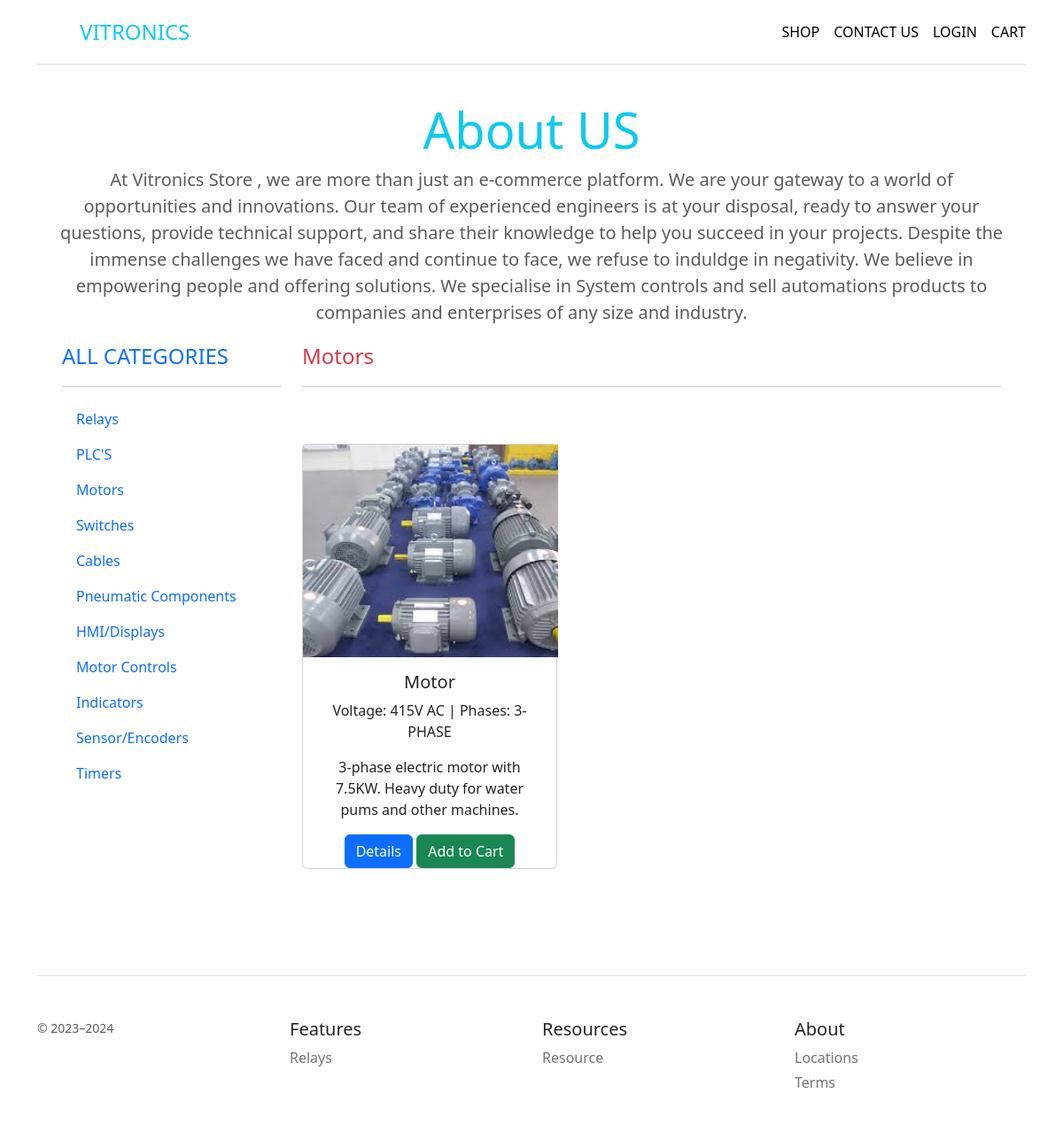
The page /store/category/3 on the database its author committed.
### store/models.py (models this page shows, shortened)
class Category(models.Model):
    name = models.CharField(max_length=100)
    type = models.CharField(max_length=100)
    created_on = models.DateTimeField(auto_now=True)

class Product(models.Model):
    name = models.CharField(max_length=100)
    manufacturer = models.CharField(max_length=100, null=True)
    category = models.ManyToManyField(Category)
    voltage_level = models.CharField(choices=VOLTAGE_LEVELS, max_length=20)
    voltage_type = models.CharField(choices=VOLTAGE_TYPE, max_length=10)
    phases = models.CharField(choices=PHASES, max_length=20)
    power = models.IntegerField()
    price = models.IntegerField()
    featured_product = models.BooleanField(default=False)
    available = models.BooleanField(default=True)
    description = models.TextField(max_length=500, null=True)
    photo = models.ImageField(upload_to="images/store/products_main", null=True)
    created_on = models.DateTimeField(auto_now=True)

### store/views.py (the view)
# urls.py: path("category/<int:id>", views.filter_by_category, name="filtered"),
def filter_by_category(request, id: int):
    category = Category.objects.filter(id=id).first()
    categories = Category.objects.all()
    products = Product.objects.all().filter(category=category).order_by("-created_on")
    context = {"products": products, "categories": categories, "category": category}
    return render(request, "filtered-category.html", context)

### store/templates/filtered-category.html (shortened to what this page needs)
{% extends "home.html" %} {% load static %} {% block home %}
<div class="col-9">
  <a
    href=""
    class="d-flex align-items-center mb-3 mb-md-0 me-md-auto text-decoration-none"
  >
    <span class="fs-4 text-danger all-p">{{category.name}}</span>
  </a>
  <hr />
  {% if products %}
  <div class="row row-cols-1 row-cols-lg-3 align-items-stretch g-4 py-5">
    {% for product in products %}
    <div class="col">
      <div
        class="card"
        style="width: 18rem; height: 30rem"
      >
        <img
          src="{{product.photo.url}}"
          class="product-image"
          style="width: 18rem; height: 15rem"
          alt="..."
        />
        <div class="card-body">
          <h5 class="card-title product-name">{{product.name}}</h5>
          <p class="card-text">
            Voltage: {{product.voltage_level}}V {{product.voltage_type}} |
            Phases: {{product.phases}}
          </p>
          <p class="card-text">{{product.description}}</p>
          <a
            href="{% url "product-detail" product.id %}"
            class="btn btn-primary"
            >Details</a
          >
          <a
            href="#"
            class="btn btn-success"
            >Add to Cart</a
          >
        </div>
      </div>
    </div>
    {% endfor %}
  </div>
  {% endif %}
</div>
{% endblock home %}

### store/templates/home.html (shortened to what this page needs)
{% extends "nav-bar.html" %} {% block body %} {% load static %}
<div class="pricing-header p-3 pb-md-4 mx-auto text-center">
  <h1 class="display-4 fw-normal text-info">About US</h1>
  <p class="fs-5 text-body-secondary">
    At Vitronics Store , we are more than just an e-commerce platform. We are
    your gateway to a world of opportunities and innovations. Our team of
    experienced engineers is at your disposal, ready to answer your questions,
    provide technical support, and share their knowledge to help you succeed in
    your projects. Despite the immense challenges we have faced and continue to
    face, we refuse to induldge in negativity. We believe in empowering people
    and offering solutions. We specialise in System controls and sell
    automations products to companies and enterprises of any size and industry.
  </p>
  <div class="container-fluid">
    <div class="row">
      <div class="col-3">
        <a
          href="{% url "home" %}"
          class="d-flex align-items-center mb-3 mb-md-0 me-md-auto text-decoration-none"
        >
          <span class="fs-4">ALL CATEGORIES</span>
        </a>
        <hr />
        <ul class="nav nav-pills flex-column mb-auto">
          {% for category in categories %}
          <li>
            <a
              href="{% url "filtered" category.id %}"
              class="nav-link text-start"
            >
              {{category.name}}
            </a>
          </li>
          {% endfor %}
        </ul>
      </div>
      {% block home %}{% endblock home %}
    </div>
  </div>
</div>
{% endblock body %}

### rows shown on the page
Category: name "Relays"
Category: name "PLC'S"
Category: name "Motors"
Category: name "Switches"
Category: name "Cables"
Category: name "Pneumatic Components"
Category: name "HMI/Displays"
Category: name "Motor Controls"
Category: name "Indicators"
Category: name "Sensor/Encoders"
Category: name "Timers"
Product: photo (picture), name "Motor", voltage_level "415", voltage_type "AC", phases "3-PHASE", description "3-phase electric motor with 7.5KW. Heavy duty for water pums and other machines."
